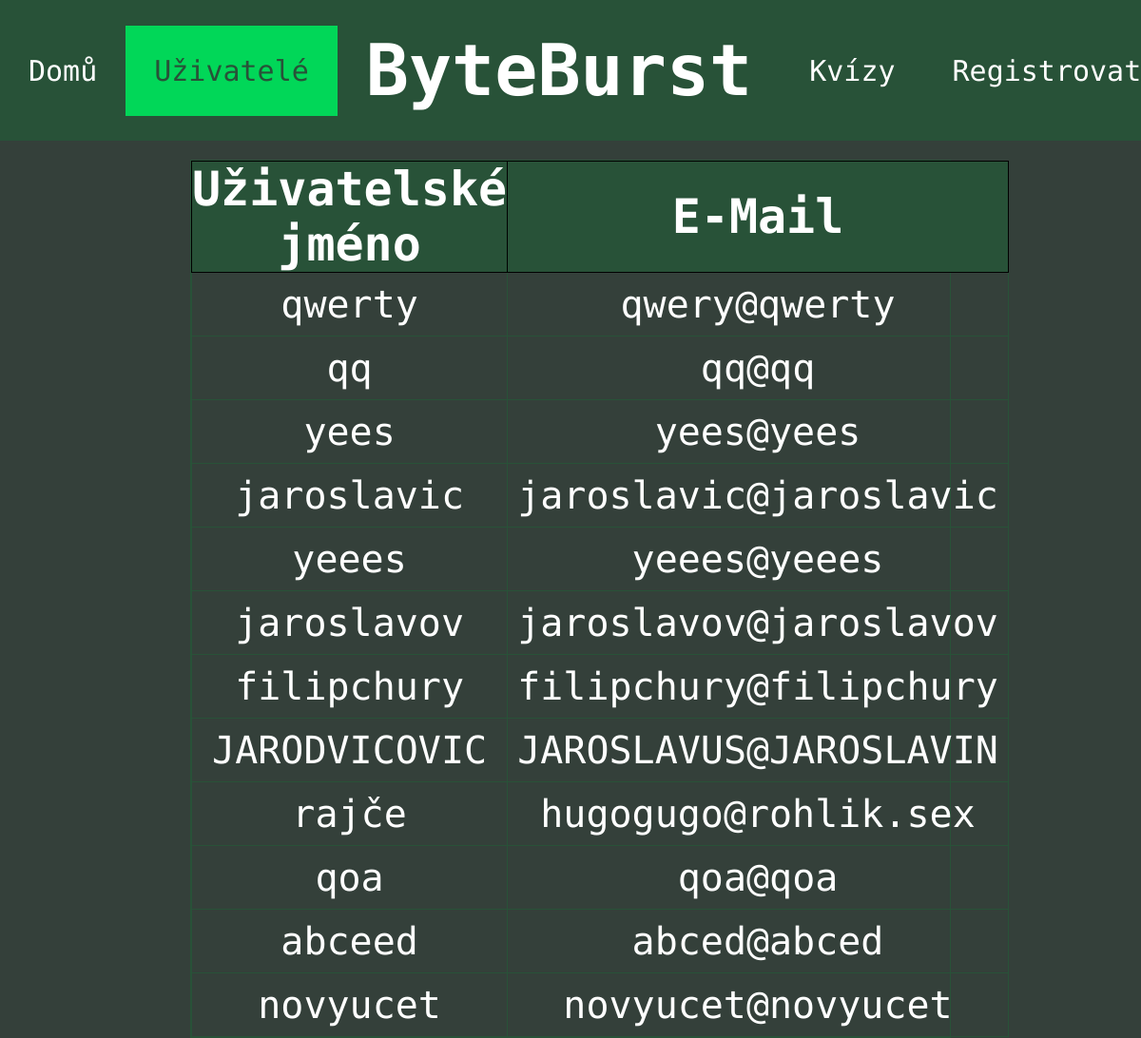
/users, run on an earlier commit of the app's database.
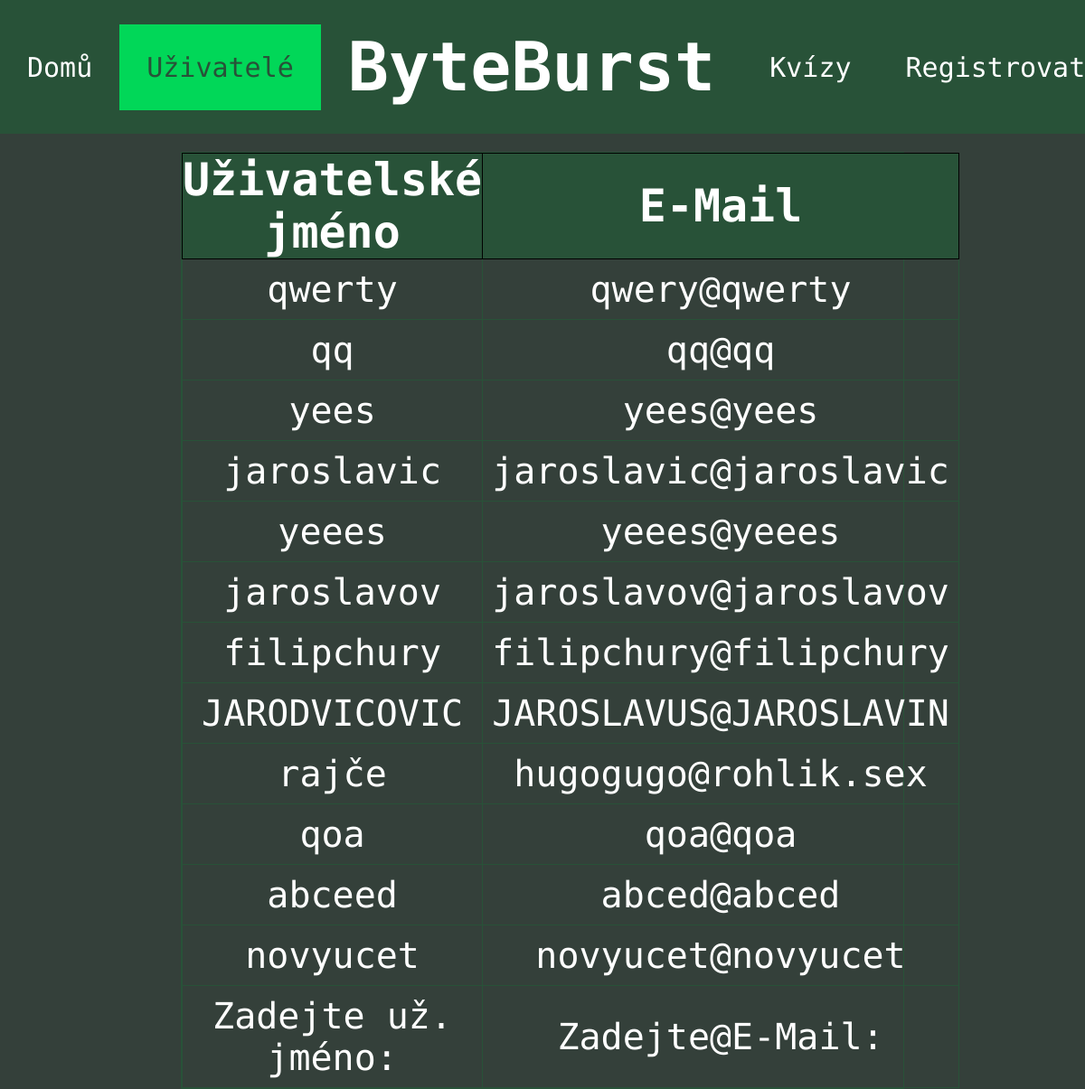
And on a later commit of the database.
### tables this page shows
CREATE TABLE "user" (
	"id"	INTEGER,
	"username"	TEXT UNIQUE,
	"email"	TEXT UNIQUE,
	"password"	TEXT,
	"bio"	TEXT,
	"quiz_correct"	INTEGER DEFAULT 0,
	"quiz_absolved"	INTEGER DEFAULT 0,
	"is_admin"	INTEGER DEFAULT 0,
	"is_active"	INTEGER NOT NULL DEFAULT 1,
	PRIMARY KEY("id" AUTOINCREMENT)
);

### app.py (the view)
@app.route("/users") # route pro zobrazení všech už. profilů
def users():
    cur, con=db_connect()
    cur.execute("SELECT id, username,email FROM user WHERE is_active=1") # vybrání id, už. jména a e-mailu z tabulky user pro záznamy, kde je is_active rovno 1, tedy uživatelův účet není deaktivoanány
    users=cur.fetchall() # spojení výsledku dotazu do proměnné users
    return render_template("pages/users.html", users=users, active=2) # přesměrování na stránku users.html s předaným parametrem users

### app.py (called while the page is built)
def db_connect():
    con = sqlite3.connect("database.db") # připojení do databáze uložené v adresáři jako database.db
    cur = con.cursor() # vytvoření cursor pro interakci s databází
    return cur, con

### templates/pages/users.html (shortened to what this page needs)
{% extends "layout/header.html" %}
{% block content %}
<table class="user-table" style="position: relative; width: 800px;">
    <tr>
        <th style="text-align: center; padding: 0;">Uživatelské jméno</th>
        <th>E-Mail</th>
    </tr>
    {% for user in users %}
    <tr>
        <td><a href="{{ url_for('user', user_id=user[0]) }}" style="text-decoration: none;">{{ user[1] }}</a></td>
        <td>{{ user[2] }}</td>
    </tr>
    {% endfor %}
</table>
{% endblock %}

### templates/layout/header.html (shortened to what this page needs)
<!DOCTYPE html>
<html lang="en">
<head>
    <link rel="stylesheet" href="{{ url_for('static', filename='css/style.css') }}">
</head>
<body>
<header>
    <ul>
            {% if active==1 %}
            <li><a class="active" href="{{url_for('index')}}">Domů</a></li>
            {% else %}
            <li><a href="{{url_for('index')}}">Domů</a></li>
            {% endif %}
            {% if active==2 %}
            <li><a class="active" href="{{url_for('users')}}">Uživatelé</a></li>
            {% else %}
            <li><a href="{{url_for('users')}}">Uživatelé</a></li>
            {% endif %}
            <li style="margin: 30px;"><h1>ByteBurst</h1></li>
            {% if active==3 %}
            <li><a class="active" href="{{url_for('kvizy')}}">Kvízy</a></li>
            {% else %}
            <li><a href="{{url_for('kvizy')}}">Kvízy</a></li>
            {% endif %}
            {% if active==4 and not session["username"] %}
            <li><a class="active" href="{{url_for('profile')}}">Registrovat</a></li>
            {% elif not session["username"] %}
            <li><a href="{{url_for('profile')}}">Registrovat</a></li>
            {% elif active!=4 %}
            <li><a href="{{url_for('profile')}}">{{ session["username"] }}</a></li>
            {% else %}
            <li style="float:right"><a class="active"  href="{{url_for('profile')}}">{{ session["username"] }}</a></li>
            {% endif %}
      </ul>
</header>
    {% block content %}{% endblock %}
</body>
</html>

### static/css/style.css (style rules this page uses)
* { font-family: "Ubuntu Mono", monospace; color: white; }
:root { --background-green:#285238; --hover-green:#007C41; --active-green:#01D758; --page-background: #34403A; }
body { margin: 0; padding: 0; background-color: #34403A; }
header ul { list-style-type: none; margin: 0; padding: 0; overflow: hidden; background-color: var(--background-green); display: flex; justify-content: space-evenly; align-items: center; }
header li a, button { display: block; text-align: center; padding: 30px; margin: 0; text-decoration: none; font-size:30px; transition: 0.3s; background-color: none; }
header .active { background-color: var(--active-green); color:var(--background-green); }
h1 { font-size: 75px; display: inline-block; text-align: center; margin: auto; position: relative; }
.user-table { width: 1200px; border: solid var(--background-green) 1px; border-collapse: collapse; margin: auto; display: block; margin-top: 20px; }
.user-table th { font-size: 50px; padding: 10px; text-align: center; border: solid black 1px; }
.user-table td { font-size: 40px; border: solid var(--background-green) 1px; }
.user-table tr:first-child { background-color: var(--background-green); }
.profile-links tr, td { text-align: center; padding: 10px; }

What changed in the data, as far as the page shows it:
added user: username "Zadejte už. jméno:", email "Zadejte@E-Mail:"
